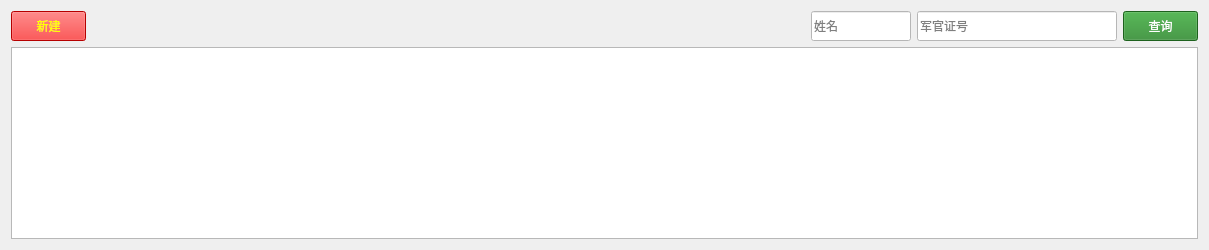
     <widget class="QWidget" name="tab_1">
      <attribute name="title">
       <string>账号管理</string>
      </attribute>
      <layout class="QGridLayout" name="gridLayout_3">
       <item row="0" column="0">
        <widget class="QPushButton" name="pushButton_AddUser">
         <property name="minimumSize">
          <size>
           <width>75</width>
           <height>30</height>
          </size>
         </property>
         <property name="maximumSize">
          <size>
           <width>75</width>
           <height>30</height>
          </size>
         </property>
         <property name="styleSheet">
          <string notr="true">font: 75 15pt &quot;微软雅黑&quot;;
color: rgb(255, 255, 0);
background-color: rgb(255, 0, 0);
</string>
         </property>
         <property name="text">
          <string>新建</string>
         </property>
         <property name="flat">
          <bool>false</bool>
         </property>
        </widget>
       </item>
       <item row="0" column="1">
        <spacer name="horizontalSpacer">
         <property name="orientation">
          <enum>Qt::Horizontal</enum>
         </property>
         <property name="sizeHint" stdset="0">
          <size>
           <width>713</width>
           <height>20</height>
          </size>
         </property>
        </spacer>
       </item>
       <item row="0" column="2">
        <widget class="QLineEdit" name="lineEdit_Name">
         <property name="minimumSize">
          <size>
           <width>100</width>
           <height>30</height>
          </size>
         </property>
         <property name="maximumSize">
          <size>
           <width>100</width>
           <height>30</height>
          </size>
         </property>
         <property name="styleSheet">
          <string notr="true">background-color: rgb(255, 255, 255);
font: 14pt &quot;微软雅黑&quot;;</string>
         </property>
         <property name="placeholderText">
          <string>姓名</string>
         </property>
        </widget>
       </item>
       <item row="0" column="3">
        <widget class="QLineEdit" name="lineEdit_OfficerNumber">
         <property name="minimumSize">
          <size>
           <width>200</width>
           <height>30</height>
          </size>
         </property>
         <property name="maximumSize">
          <size>
           <width>200</width>
           <height>30</height>
          </size>
         </property>
         <property name="styleSheet">
          <string notr="true">background-color: rgb(255, 255, 255);
font: 14pt &quot;微软雅黑&quot;;</string>
         </property>
         <property name="placeholderText">
          <string>军官证号</string>
         </property>
        </widget>
       </item>
       <item row="0" column="4">
        <widget class="QPushButton" name="pushButton_QueryUser">
         <property name="minimumSize">
          <size>
           <width>75</width>
           <height>30</height>
          </size>
         </property>
         <property name="maximumSize">
          <size>
           <width>75</width>
           <height>30</height>
          </size>
         </property>
         <property name="styleSheet">
          <string notr="true">font: 75 15pt &quot;微软雅黑&quot;;
background-color: rgb(41, 136, 41);
color: rgb(255, 255, 255);</string>
         </property>
         <property name="text">
          <string>查询</string>
         </property>
        </widget>
       </item>
       <item row="1" column="0" colspan="5">
        <widget class="QTableWidget" name="tableWidget_User">
         <property name="sortingEnabled">
          <bool>true</bool>
         </property>
        </widget>
       </item>
      </layout>
     </widget>
